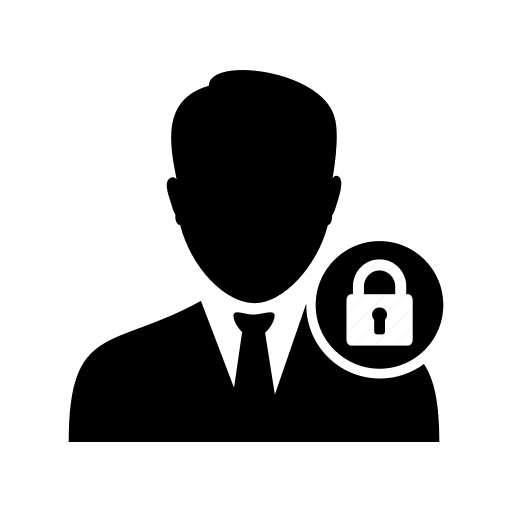
#> input picture userLogin.png, 512 x 512 px, given in place of parkLogo.png, which was not available
$ python -i pms.py   (imports and definitions only)
#> lines starting #> are read from the running program, lines starting #| are printed output that depends on the picture; pictures that were not available may be replaced by others from this repository, and a replacement may not be noted
from tkinter import *
from tkinter import messagebox
import sqlite3
from PIL import ImageTk, Image

conn = sqlite3.connect('PMS.db')
# [6 lines not run here, left out]


# [7 lines left out: function Show, not called in this run]

def basePage():

    global root
    root=Tk()
    w,h=root.winfo_screenwidth(),root.winfo_screenheight()
    root.geometry("%dx%d+0+0" % (w,h))
    # root.configure(bg='white',bd=2)
    image = Image.open('parkLogo.png')
#> image is the input picture: PIL image 512x512 RGBA; mean R, G, B, A 0.4, 0.4, 0.4, 72.9

    # Resize the image in the given (width, height)
    img = image.resize((200, 200))
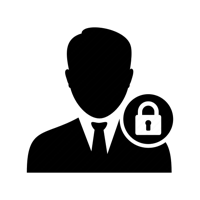
#> img: PIL image 200x200 RGBA; mean R, G, B, A 0.4, 0.4, 0.4, 72.9; transparent parts drawn white

    # Conver the image in TkImage
    icon = ImageTk.PhotoImage(img)
    logo = Label(root,image=icon)
    heading = Label(root,text="PARKING MANAGEMENT SYSTEM",font=("Helvetica", 45))
    logo.grid(row=1,column=0)
    heading.grid(row=1,column=1,columnspan=2)

    # icon1=PhotoImage(file="Login.png")
    # Load the image
    image = Image.open('userLogin.png')

    # Resize the image in the given (width, height)
    img = image.resize((250,275))
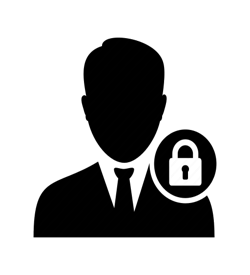
#> img: PIL image 250x275 RGBA; mean R, G, B, A 0.3, 0.3, 0.3, 72.9; transparent parts drawn white

    # Conver the image in TkImage
    icon1 = ImageTk.PhotoImage(img)

    log=Label(root,image=icon1)
    loginBtn=Button(root,text="Login",font=("Times New Roman",32),bd=3,command=loginPage)

    image = Image.open('NewUser.png')
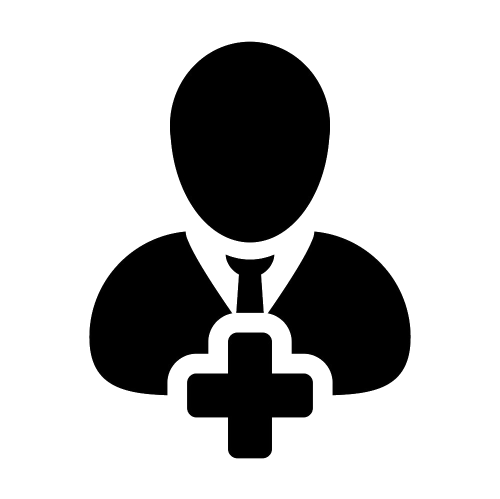
#> input picture newUser.png, 999 x 998 px, found by its file name (shown at 1/2 size)
#> image is the input picture: PIL image 999x998 RGBA; mean R, G, B, A 0.3, 0.3, 0.3, 67.3

    # Resize the image in the given (width, height)
    img = image.resize((250, 250))
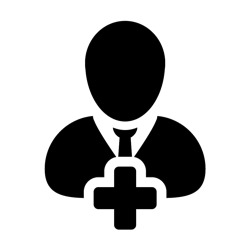
#> img: PIL image 250x250 RGBA; mean R, G, B, A 1.2, 1.2, 1.2, 67.3; transparent parts drawn white

    # Conver the image in TkImage
    icon2 = ImageTk.PhotoImage(img)
    newUser = Label(root,image=icon2)
    newUserBtn = Button(root,text="New User",font=("Times New Roman",32),bd=3,command=baseToNewUser)
    image = Image.open('Availability.png')
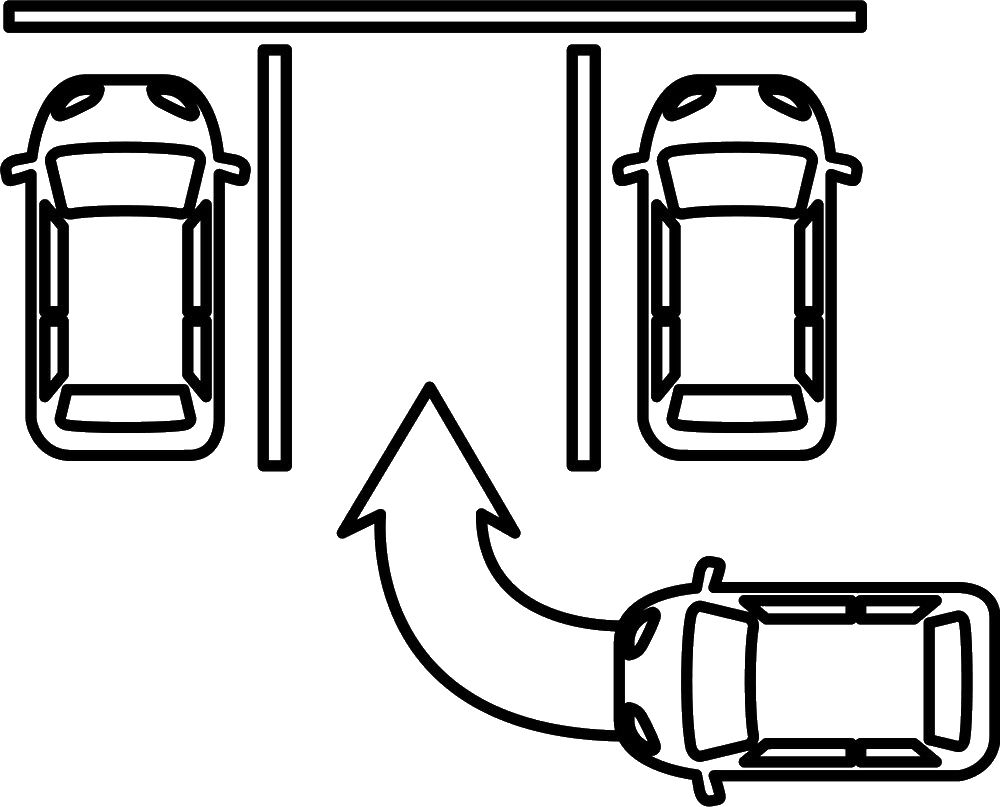
#> input picture Availability.png, 1000 x 807 px
#> image is the input picture: PIL image 1000x807 RGBA; mean R, G, B, A 2.1, 2.1, 2.1, 48.5

    # Resize the image in the given (width, height)
    img = image.resize((200, 200))
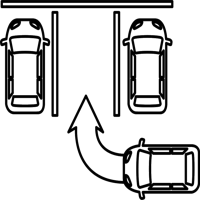
#> img: PIL image 200x200 RGBA; mean R, G, B, A 7.2, 7.2, 7.2, 48.3; transparent parts drawn white

    # Convert the image in TkImage
    icon3 = ImageTk.PhotoImage(img)

    availablity=Label(root,image=icon3)
    availabilityButton=Button(root,text="Availability",font=("Times New Roman",32),bd=3,command=availability)
    log.grid(row=2)
    loginBtn.grid(row=3,column=0)
    newUser.grid(row=2,column=1)
    newUserBtn.grid(row=3,column=1)
    availablity.grid(row=2,column=2)
    availabilityButton.grid(row=3,column=2)
    root.mainloop()


# [56 lines left out: functions loginPage, validate, not called in this run]

def loginToNewUser():
     loginGUI.destroy()
     newUserPage()

def baseToNewUser():
    root.destroy()
    newUserPage()

# [238 lines left out: functions newUserPage, dbReg, userPage, showDeatails, userPageToBase, bookPage, not called in this run]


def CalPrice2():
        amt.config(text="1000")
def CalPrice4():
        amt.config(text="1500")


# [44 lines left out: functions Park, availability, not called in this run]

# [1 line not run here, left out]

>>> result = basePage()
